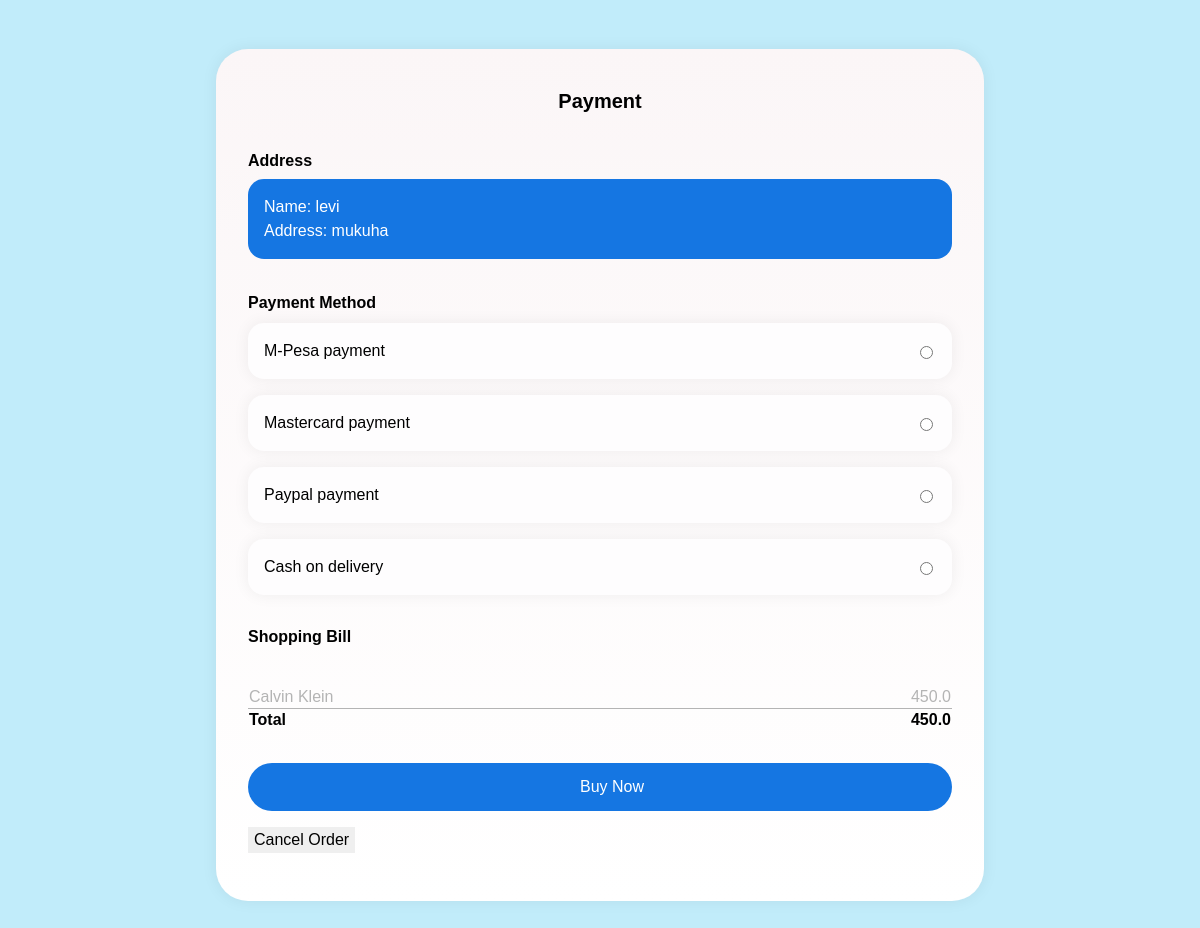
The app's page /pay/4 with its own data.
### app.py (models this page shows)
class Order(db.Model):
    id = db.Column(db.Integer, primary_key=True)
    user_id = db.Column(db.Integer, db.ForeignKey('user.id', ondelete='CASCADE'), nullable=False)
    total = db.Column(db.Float, nullable=False)
    full_name = db.Column(db.String(100), nullable=False)
    address = db.Column(db.String(255), nullable=False)
    items = db.relationship('OrderItem', backref='order', lazy=True)

class OrderItem(db.Model):
    id = db.Column(db.Integer, primary_key=True)
    order_id = db.Column(db.Integer, db.ForeignKey('order.id', ondelete='CASCADE'), nullable=False)
    product_name = db.Column(db.String(80), nullable=False)
    product_price = db.Column(db.Float, nullable=False)
    quantity = db.Column(db.Integer, nullable=False)
    product_id = db.Column(db.Integer, db.ForeignKey('product.id', name='fk_order_item_product'), nullable=False)
    product = db.relationship('Product', back_populates='order_items')

### app.py (the view)
@app.route('/pay/<int:order_id>')
def pay(order_id):
    order = Order.query.get_or_404(order_id)
    order_items = OrderItem.query.filter_by(order_id=order_id).all()
    return render_template('user/templates/pay.html', order=order, order_items=order_items, user=current_user)

### templates/user/templates/pay.html (shortened to what this page needs)
<html>
<head>
  <link rel="stylesheet" href="../../../static/css/pay.css">
</head>
<body style="block-size: 950px;">
<div class="iphone">
  <header class="header">
    <h1>Payment</h1>
  </header>
  <form  class="form" >
    <div>
      <h2>Address</h2>
      <div class="card">
        <address>
          Name: {{ order.full_name }}<br />
          Address: {{ order.address }}
        </address>
      </div>
    </div>
    <fieldset>
      <legend>Payment Method</legend>
      <div class="form__radios">
    <div class="form__radio">
        <label for="mpesa">
            M-Pesa payment
        </label>
        <input id="mpesa" name="payment-method" type="radio" />
    </div>
        <div class="form__radio">
        <label for="mastercard">
            Mastercard payment
        </label>
        <input id="mastercard" name="payment-method" type="radio" />
    </div>
        <div class="form__radio">
        <label for="paypal">
            Paypal payment
        </label>
        <input id="paypal" name="payment-method" type="radio" />
    </div>
        <div class="form__radio">
          <label for="cash">
            Cash on delivery
            </label>
          <input id="cash" name="payment-method" type="radio" />
        </div>
      </div>
    </fieldset>
    <h2>Shopping Bill</h2>
    <div>
      {% for item in order_items %}
      <table>
        <tbody>
          <tr>
            <td>{{ item.product_name }}</td>
            <td align="right">{{ item.product_price }}</td>
          </tr>
           {% endfor %}
        </tbody>
        <tfoot>
          <tr>
            <td>Total</td>
            <td align="right">{{ order.total }}</td>
          </tr>
        </tfoot>
      </table>
    </div>
    <div>
      <button class="button button--full" id="buy"><svg class="icon">
          <a href="" class="button button--full" id="buy">Buy now</a>
        </svg>Buy Now</button>
    </div>
  </form>
  <form id="cancelOrderForm" action="{{ url_for('cancel_order', order_id=order.id) }}" method="post">
    <button type="button" class="btn btn-danger" onclick="confirmCancel()">Cancel Order</button>
</form>
</div>
</body>
</html>

### static/css/pay.css (style rules this page uses)
:root { --color-background: #C1ECFA; --color-primary: #1576E2; --font-family-base: Poppin, sans-serif; --font-size-h1: 1.25rem; --font-size-h2: 1rem; }
* { box-sizing: inherit; }
html { box-sizing: border-box; }
body { background-color: var(--color-background); display: grid; font-family: var(--font-family-base); line-height: 1.5; margin: 0; min-block-size: 100vh; padding: 5vmin; place-items: center; }
address { font-style: normal; }
button { border: 0; color: inherit; cursor: pointer; font: inherit; }
fieldset { border: 0; margin: 0; padding: 0; }
h1 { font-size: var(--font-size-h1); line-height: 1.2; margin-block: 0 1.5em; }
h2 { font-size: var(--font-size-h2); line-height: 1.2; margin-block: 0 0.5em; }
legend { font-weight: 600; margin-block-end: 0.5em; padding: 0; }
input { border: 0; color: inherit; font: inherit; }
input[type="radio"] { accent-color: var(--color-primary); }
table { border-collapse: collapse; inline-size: 100%; }
tbody { color: #b4b4b4; }
td { padding-block: 0.125em; }
tfoot { border-top: 1px solid #b4b4b4; font-weight: 600; }
.button { align-items: center; background-color: var(--color-primary); border-radius: 999em; color: #fff; display: flex; gap: 0.5em; justify-content: center; padding-block: 0.75em; padding-inline: 1em; transition: 0.3s; }
.button--full { inline-size: 100%; }
.card { border-radius: 1em; background-color: var(--color-primary); color: #fff; padding: 1em; }
.form { display: grid; gap: 2em; }
.form__radios { display: grid; gap: 1em; }
.form__radio { align-items: center; background-color: #fefdfe; border-radius: 1em; box-shadow: 0 0 1em rgba(0, 0, 0, 0.0625); display: flex; padding: 1em; }
.form__radio label { align-items: center; display: flex; flex: 1; gap: 1em; }
.header { display: flex; justify-content: center; padding-block: 0.5em; padding-inline: 1em; }
.icon { block-size: 1em; display: inline-block; fill: currentColor; inline-size: 1em; vertical-align: middle; }
.iphone { background-color: #fbf6f7; background-image: linear-gradient(to bottom, #fbf6f7, #fff); border-radius: 2em; box-shadow: 0 0 1em rgba(0, 0, 0, 0.0625); inline-size: 768px; overflow: auto; padding: 2em; }

### records on screen
Order: full_name "levi", address "mukuha", total "450.0"
OrderItem: product_name "Calvin Klein", product_price "450.0"
